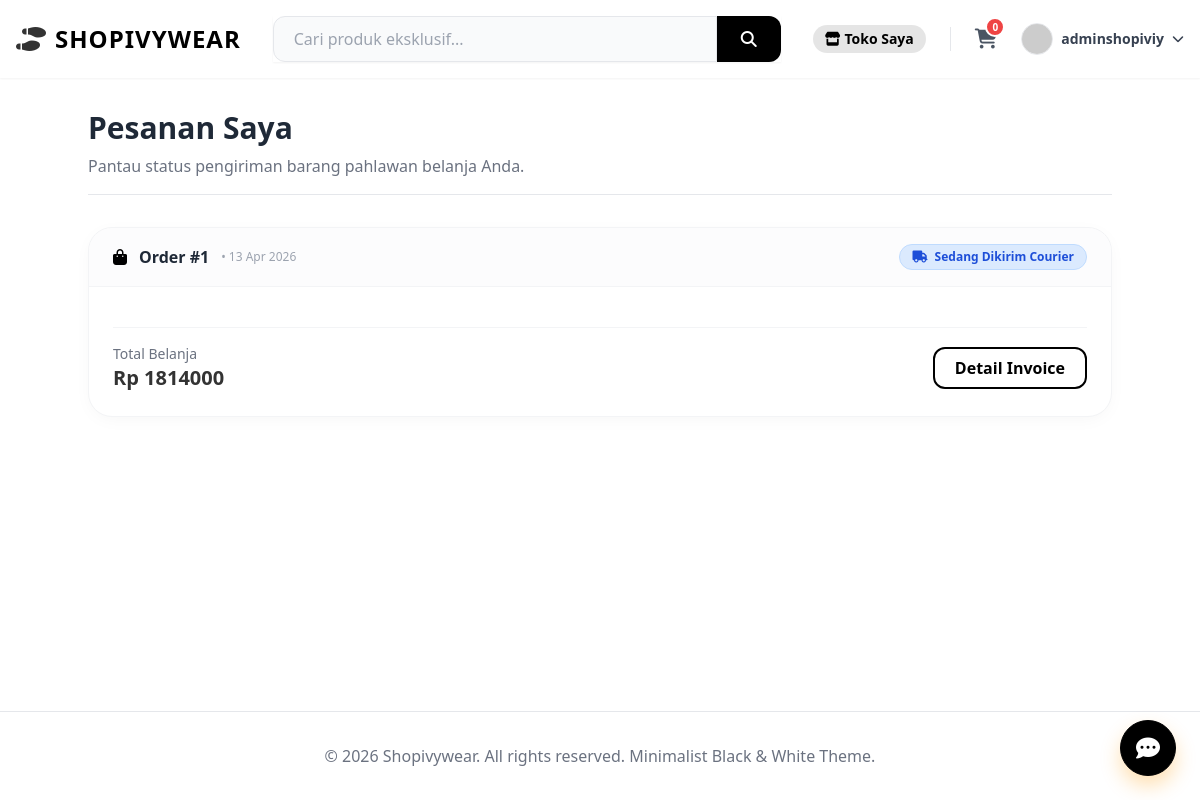
The page /orders/ (signed in) on the database as committed earlier.
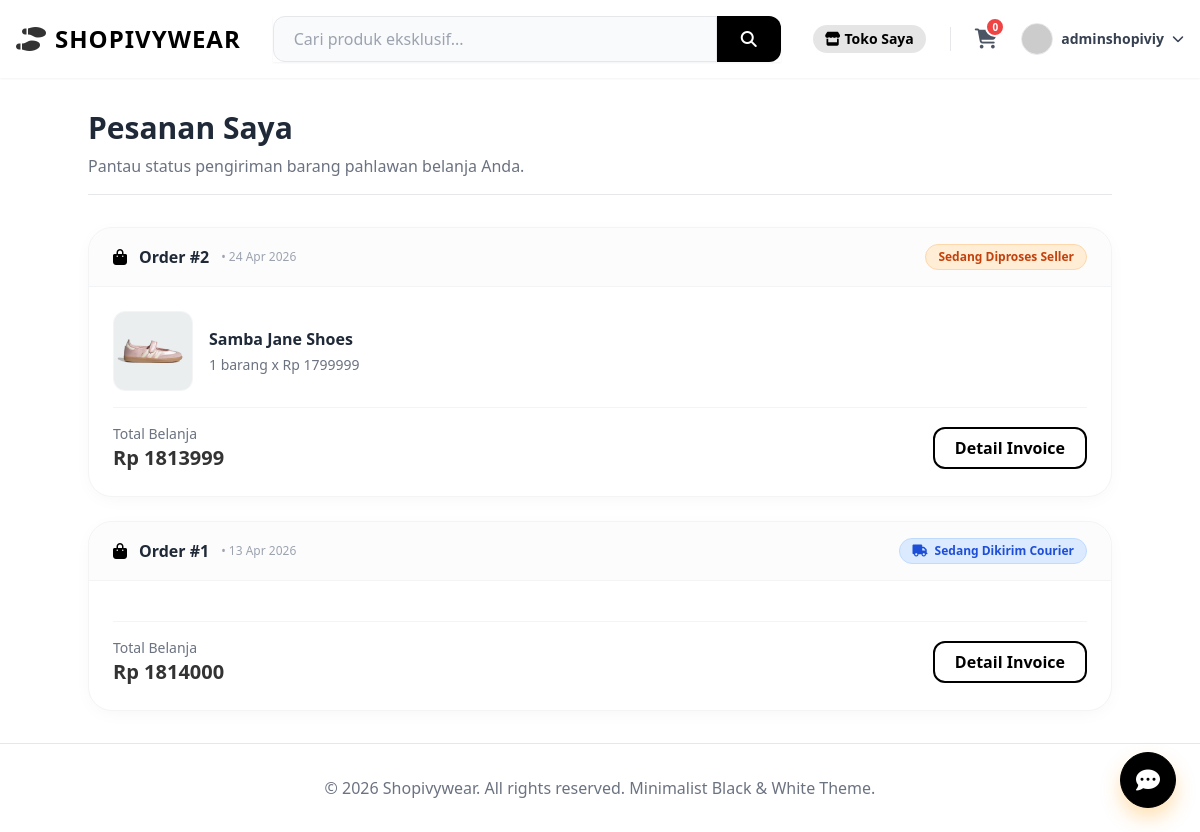
The same page on the database as committed later.
### orders/models.py (models this page shows, shortened)
class Order(models.Model):
    STATUS_CHOICES = (
        ('pending', 'Menunggu Pembayaran'),
        ('paid', 'Dibayar'),
        ('shipped', 'Dikirim'),
        ('completed', 'Selesai'),
    )
    user = models.ForeignKey(User, on_delete=models.CASCADE, related_name='orders')
    status = models.CharField(max_length=20, choices=STATUS_CHOICES, default='pending')
    total_price = models.DecimalField(max_digits=12, decimal_places=2, default=0)
    shipping_price = models.DecimalField(max_digits=12, decimal_places=2, default=0)
    shipping_address = models.TextField()
    payment_method = models.CharField(max_length=50, blank=True)
    created_at = models.DateTimeField(auto_now_add=True)
    invoice_number = models.CharField(max_length=50, blank=True, null=True, unique=True)
    tracking_number = models.CharField(max_length=100, blank=True, null=True)
    payment_proof = models.ImageField(upload_to='payment_proofs/', blank=True, null=True)

class OrderItem(models.Model):
    order = models.ForeignKey(Order, on_delete=models.CASCADE, related_name='items')
    product = models.ForeignKey(Product, on_delete=models.CASCADE)
    quantity = models.IntegerField(default=1)
    price = models.DecimalField(max_digits=12, decimal_places=2) # Harga saat beli
    selected_size = models.CharField(max_length=50, blank=True, null=True)
    selected_color = models.CharField(max_length=50, blank=True, null=True)

### products/models.py (models this page shows, shortened)
class Product(models.Model):
    seller = models.ForeignKey(User, on_delete=models.CASCADE, related_name='products')
    category = models.ForeignKey(Category, on_delete=models.SET_NULL, null=True, related_name='products')
    name = models.CharField(max_length=255)
    slug = models.SlugField(unique=True, blank=True)
    description = models.TextField()
    price = models.DecimalField(max_digits=12, decimal_places=2)
    stock = models.IntegerField(default=0)
    image = models.ImageField(upload_to='products/', blank=True, null=True)
    image_url = models.URLField(blank=True, null=True) # Fallback URL
    sizes = models.ManyToManyField(Size, blank=True)
    colors = models.ManyToManyField(Color, blank=True)
    created_at = models.DateTimeField(auto_now_add=True)
    @property
    def get_image(self):
        if self.image:
            return self.image.url
        if self.image_url:
            return self.image_url
        return 'https://via.placeholder.com/300'

### orders/views.py (the view)
# urls.py: path('orders/', order_list, name='order_list'),
@login_required
def order_list(request):
    orders = Order.objects.filter(user=request.user).order_by('-created_at')
    return render(request, 'order_list.html', {'orders': orders})

### templates/order_list.html (shortened to what this page needs)
{% extends 'base.html' %}
{% block content %}
<div class="max-w-5xl mx-auto">
    <div class="mb-8 border-b pb-4 flex justify-between items-end">
        <div>
            <h1 class="text-3xl font-extrabold text-gray-800">Pesanan Saya</h1>
            <p class="text-gray-500 mt-2">Pantau status pengiriman barang pahlawan belanja Anda.</p>
        </div>
    </div>
    <div class="space-y-6">
        {% for order in orders %}
        <div class="bg-white rounded-3xl shadow-[0_4px_20px_-5px_rgba(0,0,0,0.05)] border border-gray-100 overflow-hidden">
            <div class="px-6 py-4 border-b border-gray-100 bg-gray-50/50 flex justify-between items-center">
                <div class="flex items-center gap-3">
                    <i class="fas fa-shopping-bag text-primary"></i>
                    <span class="font-bold text-gray-800">Order #{{ order.id }}</span>
                    <span class="text-xs text-gray-400">• {{ order.created_at|date:"d M Y" }}</span>
                </div>
                {% if order.status == 'pending' %}
                <span class="px-3 py-1 bg-yellow-100 text-yellow-700 text-xs font-bold rounded-full border border-yellow-200">Menunggu Pembayaran</span>
                {% elif order.status == 'paid' %}
                <span class="px-3 py-1 bg-orange-100 text-orange-700 text-xs font-bold rounded-full border border-orange-200">Sedang Diproses Seller</span>
                {% elif order.status == 'shipped' %}
                <span class="px-3 py-1 bg-blue-100 text-blue-700 text-xs font-bold rounded-full border border-blue-200"><i class="fas fa-truck mr-1"></i> Sedang Dikirim Courier</span>
                {% elif order.status == 'completed' %}
                <span class="px-3 py-1 bg-green-100 text-green-700 text-xs font-bold rounded-full border border-green-200">Pesanan Selesai / Diterima</span>
                {% endif %}
            </div>
            <div class="p-6">
                {% for item in order.items.all %}
                <div class="flex gap-4 mb-4">
                    <img src="{{ item.product.get_image }}" class="w-20 h-20 rounded-xl object-cover border border-gray-100">
                    <div class="flex-grow flex flex-col justify-center">
                        <h3 class="font-bold text-gray-800 line-clamp-1">{{ item.product.name }}</h3>
                        <p class="text-sm text-gray-500 mt-1">{{ item.quantity }} barang x Rp {{ item.price|floatformat:"0" }}</p>
                    </div>
                </div>
                {% endfor %}
                <hr class="border-gray-100 mt-4 mb-4">
                <div class="flex justify-between items-center">
                    <div>
                        <p class="text-sm text-gray-500 font-medium">Total Belanja</p>
                        <p class="text-secondary font-extrabold text-xl">Rp {{ order.total_price|floatformat:"0" }}</p>
                    </div>
                    <div>
                        <a href="{% url 'order_detail' order.id %}" class="px-5 py-2 font-bold text-primary border-2 border-primary rounded-xl hover:bg-primary/5 transition">Detail Invoice</a>
                    </div>
                </div>
            </div>
        </div>
        {% endfor %}
    </div>
</div>
{% endblock %}

Rows that differ between the two databases and show on the page:
added Order: id "2", created_at "24 Apr 2026", status "Sedang Diproses Seller", total_price "1813999"
added OrderItem: product.get_image (picture), product.name "Samba Jane Shoes", quantity "1", price "1799999"
